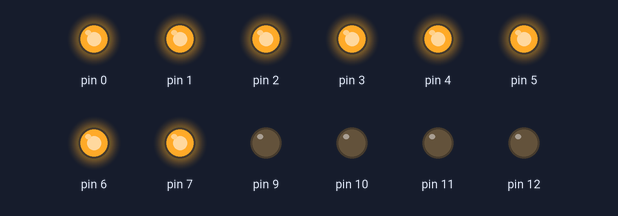
Recording of a sketch running on a simulated Arduino Uno, built with avr-gcc and run on an emulated ATmega328P. Shown: output pins drawn as LEDs (lit = HIGH).

Above: at 0.1 s.
Timing chart, 0 to 1.6 s (numbered marks = the images above):
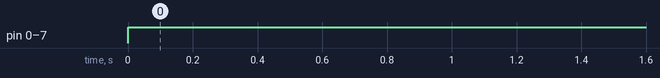

Measured:
- by itself, pin 0–7: LOW → HIGH at 0.00 s

The sketch:

sketch_HW24_Test.ino
```cpp
void setup() {
  // put your setup code here, to run once:
DDRB = 0b011110; //Set digit pins 9-12 as outputs
DDRD = 0b11111111; //Set segment pins 0-7 as outputs
}

void loop() {
  // put your main code here, to run repeatedly:
PORTB = 0b000000;
PORTD = 0b11111111;
}
```
